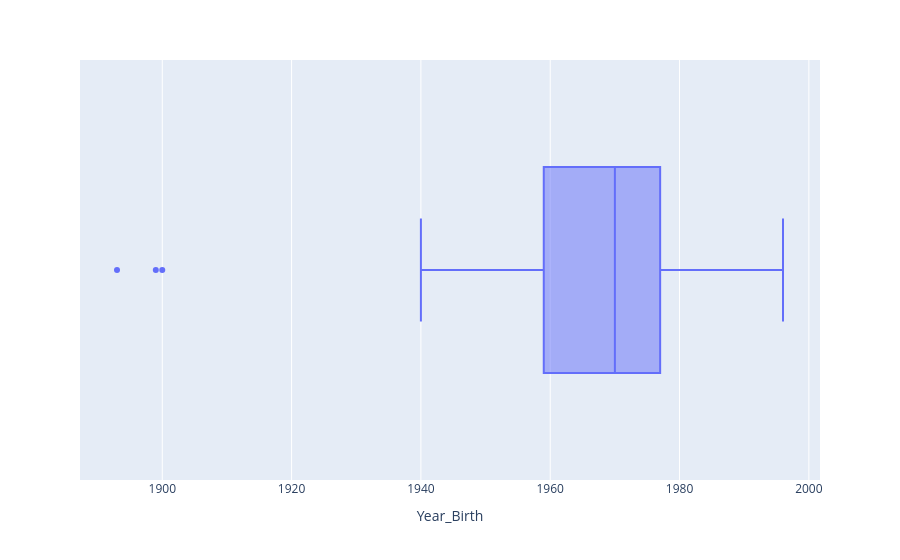

The notebook cell saved with this chart:
### Code cell
import plotly.express as px
fig = px.box(base, x='Year_Birth')
fig.show()

### Figure 1 — Plotly figure (JSON) as saved in the notebook; plotly's stock layout.template omitted (floating-point values rounded to 4 significant figures; data arrays with more than 128 entries replaced by an {"elided": "..."} marker saying what was removed)
{"data": [{"alignmentgroup": "True", "hovertemplate": "Year_Birth=%{x}<extra></extra>", "legendgroup": "", "marker": {"color": "#636efa"}, "name": "", "notched": false, "offsetgroup": "", "orientation": "h", "showlegend": false, "type": "box", "x": {"elided": "2015 int values"}, "x0": " ", "xaxis": "x", "y0": " ", "yaxis": "y"}], "layout": {"boxmode": "group", "legend": {"tracegroupgap": 0}, "margin": {"t": 60}, "xaxis": {"anchor": "y", "domain": [0, 1], "title": {"text": "Year_Birth"}}, "yaxis": {"anchor": "x", "domain": [0, 1]}}}
